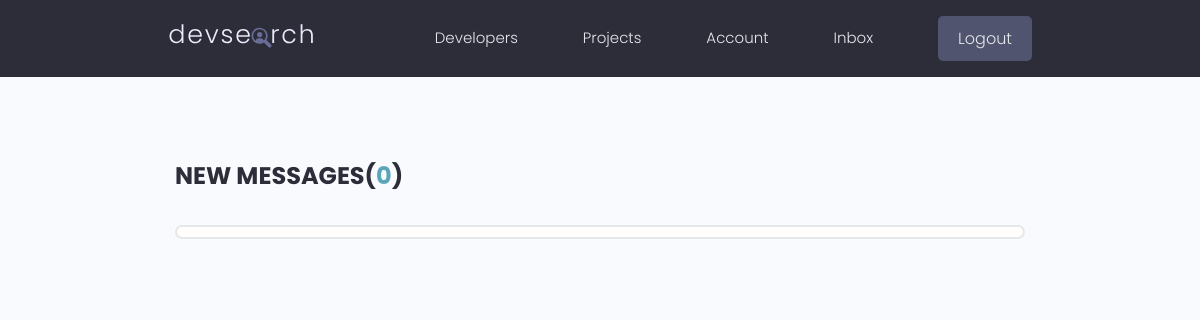
The app's page /inbox/ (signed in), older data.
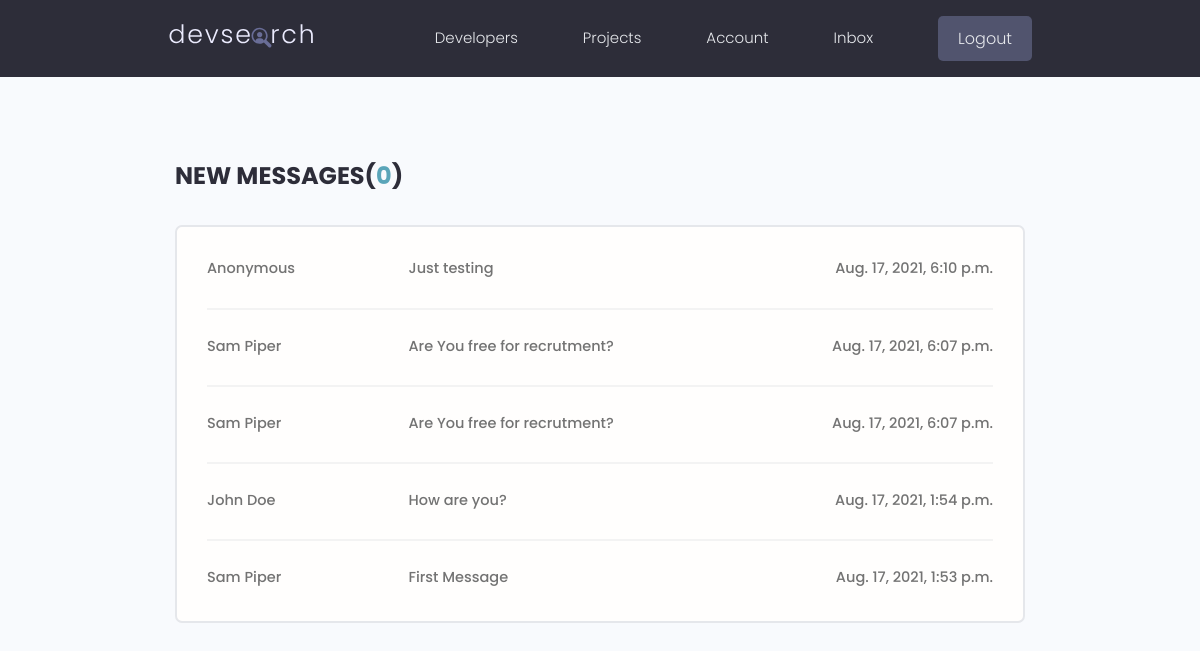
The same page, newer data.
### users/models.py (models this page shows, shortened)
class Message(models.Model):
    sender=models.ForeignKey(Profile,on_delete=SET_NULL,null=True,blank=True,default=None)
    recepient=models.ForeignKey(Profile,on_delete=models.SET_NULL,null=True,blank=True,related_name='messages')
    name=models.CharField(max_length=200,null=True,blank=True)
    email=models.EmailField(max_length=200,null=True,blank=True)
    subject=models.CharField(max_length=200,null=True,blank=True)
    body=models.TextField()
    is_read=models.BooleanField(default=False,null=True)
    id=models.UUIDField(primary_key=True,default=uuid.uuid4,editable=False,unique=True)
    created=models.DateTimeField(auto_now_add=True)
    read=models.DateTimeField(null=True,blank=True)
    class Meta:
        ordering=['is_read','-created']

### users/views.py (the view)
# urls.py: path('inbox/',views.inbox,name='inbox'),
@login_required(login_url='login')
def inbox(request):
    profile=request.user.profile
    messagesRequests=profile.messages.all()
    unreadCount=messagesRequests.filter(is_read=False).count()
    context={'messagesRequests':messagesRequests,'unreadCount':unreadCount}
    return render(request,'users/inbox.html',context)

### users/templates/users/inbox.html (shortened to what this page needs)
{% extends 'main.html' %}
{% block content%}
  <main class="inbox my-xl">
    <div class="content-box">
      <h3 class="inbox__title">New Messages(<span>{{unreadCount}}</span>)</h3>
      <ul class="messages">
        {% for message in messagesRequests%}
          {% if message.is_read %}
            <li class="message">
              <a href="{% url 'message' message.id %}">
                <span class="message__author">{{message.name}}</span>
                <span class="message__subject">{{message.subject}}</span>
                <span class="message__date">{{message.created}}</span>
              </a>
            </li>
          {% endif %}
        {% endfor %}
      </ul>
    </div>
  </main>
{% endblock %}

### templates/main.html (shortened to what this page needs)
<!DOCTYPE html>
{% load static %}
<html lang="en">
<head>
    <link rel="stylesheet" href="https://cdn.iconmonstr.com/1.3.0/css/iconmonstr-iconic-font.min.css" />
    <link rel="stylesheet" href="{% static 'uikit/styles/uikit.css'%}" />
    <link rel="stylesheet" href="{% static 'styles/app.css'%}" />
</head>
<body>
    {% include 'navbar.html' %}
    {% block content%}
    {% endblock content %}
</body>
</html>

### templates/navbar.html (shortened to what this page needs)
{% load static %}
<header class="header">
    <div class="container container--narrow">
      <a href="{% url 'profiles' %}" class="header__logo">
        <img src="{% static 'images/logo.svg' %}" alt="DevSearch Logo" />
      </a>
      <nav class="header__nav">
        <ul class="header__menu">
          <li class="header__menuItem"><a href="{% url 'profiles' %}">Developers</a></li>
          <li class="header__menuItem"><a href="{% url 'projects' %}">Projects</a></li>
          {% if request.user.is_authenticated %}
          <li class="header__menuItem"><a href="{% url 'account' %}">Account</a></li>
          <li class="header__menuItem"><a href="{% url 'inbox' %}">Inbox</a></li>
          <li class="header__menuItem"><a href="{% url 'logout' %}" class="btn btn--sub">Logout</a></li>
          {% else %}
          <li class="header__menuItem"><a href="{% url 'login' %}" class="btn btn--sub">Login/Sign Up</a></li>
          {% endif %}
        </ul>
      </nav>
    </div>
  </header>

### static/styles/app.css (style rules this page uses)
:root { --color-sub: #2d2d39; }
.btn--sub { background-color: var(--color-sub-light); }
img { width: 100%; }
.content-box { width: 95%; max-width: 85rem; margin: 0 auto; }
.header { position: sticky; z-index: 111; background-color: var(--color-sub); padding: 1.5rem 0; }
.header > .container { display: flex; justify-content: space-between; align-items: center; }
.header__logo > img { height: 3.8rem; }
.header__nav > ul { display: inline-flex; align-items: center; list-style: none; gap: 6.5rem; }
.header__menuItem > a { color: var(--color-light); font-weight: 300; }
.inbox { height: 90vh; }
.inbox__title, .inbox__title span { font-size: 2.4rem; font-weight: 700; color: var(--color-sub); text-transform: uppercase; text-align: left; margin-bottom: 3rem; }
.inbox__title span { color: var(--color-main); }
.messages { list-style: none; background: var(--color-white); padding: 0.5rem 3rem; border: 2px solid var(--color-light); border-radius: 0.7rem; }
.message { padding: 2.5rem 0; }
.message > a span { font-size: 1.45rem; font-weight: 500; }
.message:not(:last-child) { border-bottom: 2px solid var(--color-white-light); }
.message > a { display: flex; gap: 1rem; }
.message__author, .message__date { flex-basis: 25%; }
.message__subject { flex-basis: 50%; }
.message__date { text-align: right; }

### static/uikit/styles/modules/_variables.css (style rules this page uses)
:root { --color-main: #5aa5b9; --color-main-light: #e6faff; --color-sub: #3f4156; --color-sub-light: #51546e; --color-sub-lighter: #ededfd; --color-text: #737373; --color-gray: #8b8b8b; --color-light: #e5e7eb; --color-light-gray: #767676; --color-bg: #f8fafd; --color-white: #fffefd; --color-white-light: #f3f3f3; --color-success: #359e64; --color-success-bg: #def8e8; --color-error: #fc4b0b; --color-error-bg: #fff2ee; --font-base: 'Poppins', arial, helvetica, 'Segoe UI', roboto, ubuntu, sans-serif; --font-monospace: 'Fira Code', 'Courier New', courier, monospace; --font-regular: 300; --font-medium: 500; --font-bold: 700; --generic-shadow: 1px 1px 5px #00000010; --generic-transition: all 0.3s ease-in-out; }

### static/uikit/styles/modules/_base.css (style rules this page uses)
* { margin: 0; padding: 0; box-sizing: border-box; text-rendering: optimizeLegibility; color: inherit; font-size: inherit; }
html { font-size: 50%; }
@media only screen and (min-width: 480px) { html { font-size: 56.25%; } }
@media only screen and (min-width: 1200px) { html { font-size: 62.5%; } }
body { line-height: 1.6; font-weight: 400; font-size: 1.5rem; color: var(--color-text); background-color: var(--color-bg); min-height: 100vh; }

### static/uikit/styles/modules/_typography.css (style rules this page uses)
* { font-family: var(--font-base); }
h3 { font-size: 3.2rem; font-weight: var(--font-medium); }
p, span, strong { font-size: 1.6rem; color: var(--color-text); font-weight: var(--font-regular); }
a { padding-bottom: 2px; text-decoration: none; display: inline-block; color: var(--color-main); font-weight: var(--font-medium); }

### static/uikit/styles/modules/_utilities.css (style rules this page uses)
.container { width: 92%; max-width: 165rem; margin: 0 auto; box-sizing: border-box; }
.container--narrow { width: 92%; max-width: 120rem; }
@media screen and (min-width: 1000px) { .container { width: 90%; } }
@media screen and (min-width: 1000px) { .container--narrow { width: 85%; } }
@media screen and (min-width: 1200px) { .container { width: 80%; } }
@media screen and (min-width: 1200px) { .container--narrow { width: 72%; } }
.my-xl { margin: 8rem auto; }

### static/uikit/styles/modules/_button.css (style rules this page uses)
.btn { display: inline-block; position: relative; cursor: pointer; background-color: var(--color-light); font-weight: var(--font-medium); color: var(--color-sub); text-decoration: none; padding: 1rem 2rem; border-radius: 0.5rem; border: none; width: -webkit-fit-content; width: -moz-fit-content; width: fit-content; height: -webkit-fit-content; height: -moz-fit-content; height: fit-content; font-size: 1.6rem; outline-width: 0; outline-color: transparent; -webkit-backface-visibility: hidden; backface-visibility: hidden; transition: all 0.3s ease-in-out; }
.btn--sub { background-color: var(--color-sub); color: var(--color-white); }

Row changes from the older to the newer data that the page shows:
added Message: name "Anonymous", subject "Just testing", created "Aug. 17, 2021, 6:10 p.m."
added Message: name "Sam Piper", subject "Are You free for recrutment?", created "Aug. 17, 2021, 6:07 p.m."
added Message: name "Sam Piper", subject "Are You free for recrutment?", created "Aug. 17, 2021, 6:07 p.m."
added Message: name "John Doe", subject "How are you?", created "Aug. 17, 2021, 1:54 p.m."
added Message: name "Sam Piper", subject "First Message", created "Aug. 17, 2021, 1:53 p.m."
